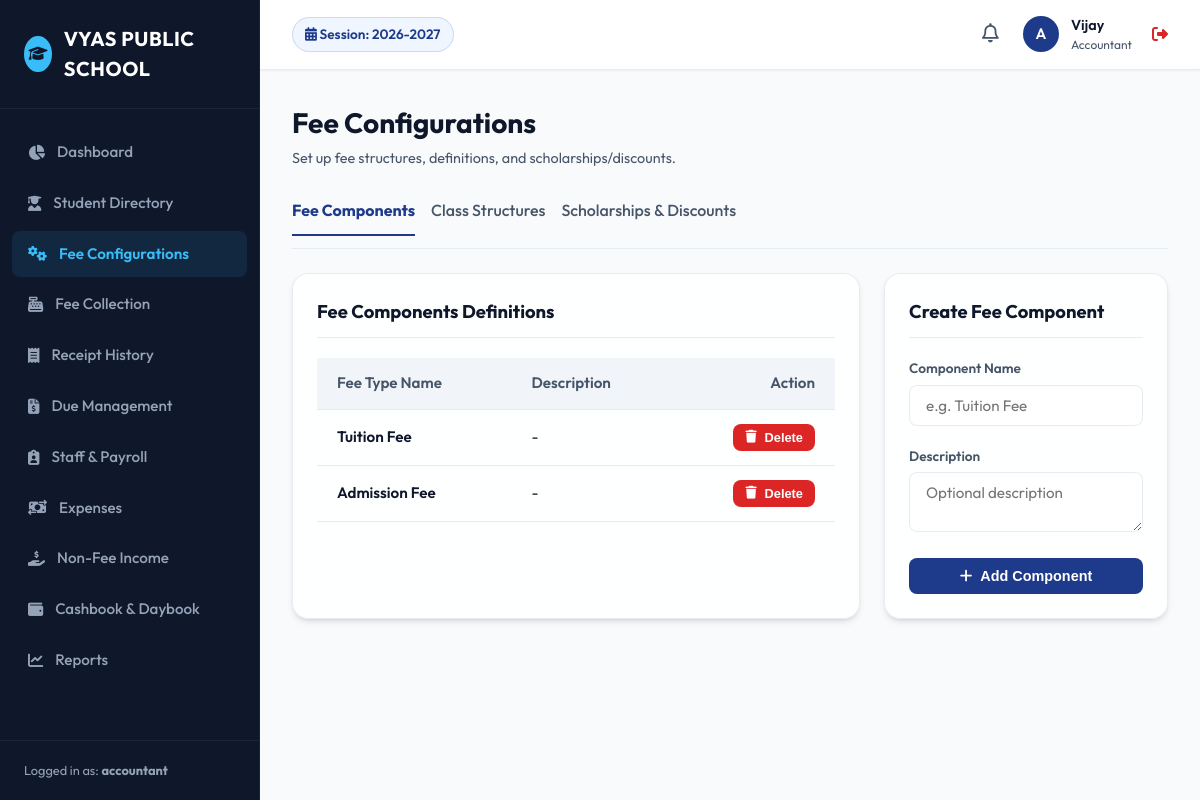
Screenshot of /fees/fee-types/ (signed in) with the database file from the repository.
### users/models.py (models this page shows, shortened)
class User(AbstractUser, SoftDeleteModel):
    SUPER_ADMIN = 'SUPER_ADMIN'
    SCHOOL_ADMIN = 'SCHOOL_ADMIN'
    ACCOUNTANT = 'ACCOUNTANT'
    PRINCIPAL = 'PRINCIPAL'
    TEACHER = 'TEACHER'
    RECEPTIONIST = 'RECEPTIONIST'
    ROLE_CHOICES = [
        (SUPER_ADMIN, 'Super Admin'),
        (SCHOOL_ADMIN, 'School Admin'),
        (ACCOUNTANT, 'Accountant'),
        (PRINCIPAL, 'Principal'),
        (TEACHER, 'Teacher'),
        (RECEPTIONIST, 'Receptionist'),
    ]
    role = models.CharField(max_length=20, choices=ROLE_CHOICES, default=SCHOOL_ADMIN)
    mobile = models.CharField(max_length=15, blank=True, null=True)
    objects = SoftDeleteUserManager()
    def is_school_admin(self):
        return self.role in [self.SUPER_ADMIN, self.SCHOOL_ADMIN]
    def is_accountant(self):
        return self.role in [self.SUPER_ADMIN, self.ACCOUNTANT]

### academics/models.py (models this page shows, shortened)
class AcademicSession(SoftDeleteModel):
    name = models.CharField(max_length=20, unique=True, help_text="e.g. 2026-2027")
    start_date = models.DateField()
    end_date = models.DateField()
    is_active = models.BooleanField(default=False)
    class Meta:
        ordering = ['-start_date']

### fees/models.py (models this page shows, shortened)
class FeeType(SoftDeleteModel):
    name = models.CharField(max_length=100, unique=True)
    description = models.TextField(blank=True, null=True)

### fees/views.py (the view)
# urls.py: path('fee-types/', views.fee_type_list, name='fee_type_list'),
@login_required
@accountant_only
def fee_type_list(request):
    fee_types = FeeType.objects.all()
    if request.method == 'POST':
        form = FeeTypeForm(request.POST)
        if form.is_valid():
            ft = form.save()
            log_activity(request.user, "CREATE_FEE_TYPE", {"fee_type": ft.name})
            messages.success(request, f"Fee Type '{ft.name}' created successfully.")
            return redirect('fee_type_list')
    else:
        form = FeeTypeForm()
    return render(request, 'fees/fee_type_list.html', {'fee_types': fee_types, 'form': form})

### fees/forms.py
class FeeTypeForm(forms.ModelForm):
    class Meta:
        model = FeeType
        fields = ['name', 'description']
        widgets = {
            'name': forms.TextInput(attrs={'class': 'form-control', 'placeholder': 'e.g. Tuition Fee'}),
            'description': forms.Textarea(attrs={'class': 'form-control', 'rows': 2, 'placeholder': 'Optional description'}),
        }

### academics/context_processors.py (called while the page is built)
def academic_session_processor(request):
    try:
        active_session = AcademicSession.objects.get(is_active=True)
    except AcademicSession.DoesNotExist:
        active_session = AcademicSession.objects.order_by('-start_date').first()
    except AcademicSession.MultipleObjectsReturned:
        active_session = AcademicSession.objects.filter(is_active=True).first()
    return {
        'ACTIVE_SESSION': active_session,
        'ALL_SESSIONS': AcademicSession.objects.all()
    }

### core/models.py (called while the page is built)
    def get_queryset(self):
        return SoftDeleteQuerySet(self.model, using=self._db).filter(is_deleted=False)

### users/models.py (called while the page is built)
    def get_queryset(self):
        return SoftDeleteQuerySet(self.model, using=self._db).filter(is_deleted=False)

### templates/fees/fee_type_list.html (shortened to what this page needs)
{% extends 'base.html' %}
{% block content %}
<div class="page-header">
    <div class="page-title">
        <h1>Fee Configurations</h1>
        <p>Set up fee structures, definitions, and scholarships/discounts.</p>
    </div>
</div>
<div style="display: flex; gap: 16px; margin-bottom: 24px; border-bottom: 1px solid var(--border-color); padding-bottom: 12px;">
    <a href="{% url 'fee_type_list' %}" style="font-weight: 700; color: var(--primary); border-bottom: 2px solid var(--primary); padding-bottom: 12px;">Fee Components</a>
    <a href="{% url 'class_fee_list' %}" style="font-weight: 500; color: var(--text-secondary); padding-bottom: 12px;">Class Structures</a>
    <a href="{% url 'student_discount_list' %}" style="font-weight: 500; color: var(--text-secondary); padding-bottom: 12px;">Scholarships & Discounts</a>
</div>
<div style="display: grid; grid-template-columns: 2fr 1fr; gap: 24px;">
    <div class="glass-panel">
        <div class="panel-header">
            <h2>Fee Components Definitions</h2>
        </div>
        <div class="table-responsive">
            <table class="custom-table">
                <thead>
                    <tr>
                        <th>Fee Type Name</th>
                        <th>Description</th>
                        <th style="text-align: right;">Action</th>
                    </tr>
                </thead>
                <tbody>
                    {% for ft in fee_types %}
                    <tr>
                        <td style="font-weight: 600;">{{ ft.name }}</td>
                        <td>{{ ft.description|default:"-" }}</td>
                        <td style="text-align: right;">
                            <form method="POST" action="{% url 'fee_type_delete' ft.pk %}" style="display: inline;" onsubmit="return confirm('Deleting a fee component will hide it from future configurations. Proceed?');">
                                <button type="submit" class="btn btn-danger btn-sm">
                                    <i class="fa-solid fa-trash"></i> Delete
                                </button>
                            </form>
                        </td>
                    </tr>
                    {% empty %}
                    <tr>
                        <td colspan="3" style="text-align: center; color: var(--text-secondary); padding: 20px;">No fee components configured yet.</td>
                    </tr>
                    {% endfor %}
                </tbody>
            </table>
        </div>
    </div>
    <div>
        <div class="glass-panel">
            <div class="panel-header">
                <h2>Create Fee Component</h2>
            </div>
            <form method="POST">
                <div class="form-group">
                    <label for="{{ form.name.id_for_label }}">Component Name</label>
                    {{ form.name }}
                </div>
                <div class="form-group">
                    <label for="{{ form.description.id_for_label }}">Description</label>
                    {{ form.description }}
                </div>
                <button type="submit" class="btn btn-primary" style="width: 100%; justify-content: center;">
                    <i class="fa-solid fa-plus"></i> Add Component
                </button>
            </form>
        </div>
    </div>
</div>
{% endblock %}

### templates/base.html (shortened to what this page needs)
{% load static %}
<!DOCTYPE html>
<html lang="en">
<head>
    <link rel="stylesheet" href="https://cdnjs.cloudflare.com/ajax/libs/font-awesome/6.4.0/css/all.min.css">
    <link rel="stylesheet" href="{% static 'css/styles.css' %}">
</head>
<body>
    <div class="app-container">
        <aside class="sidebar">
            <div class="sidebar-header">
                <div class="user-avatar" style="background-color: var(--sidebar-active); color: var(--sidebar-bg);">
                    <i class="fa-solid fa-graduation-cap"></i>
                </div>
                <div class="sidebar-logo">VYAS PUBLIC SCHOOL</div>
            </div>
            <ul class="sidebar-menu">
                <li class="menu-item {% if request.resolver_match.url_name == 'dashboard' %}active{% endif %}">
                    <a href="{% url 'dashboard' %}">
                        <i class="fa-solid fa-chart-pie"></i>
                        <span>Dashboard</span>
                    </a>
                </li>
                <li class="menu-item {% if 'students' in request.path %}active{% endif %}">
                    <a href="{% url 'student_list' %}">
                        <i class="fa-solid fa-user-graduate"></i>
                        <span>Student Directory</span>
                    </a>
                </li>
                {% if request.user.is_accountant or request.user.is_school_admin %}
                <li class="menu-item {% if 'fees' in request.path and 'collect' not in request.path and 'receipts' not in request.path and 'dues' not in request.path %}active{% endif %}">
                    <a href="{% url 'fee_type_list' %}">
                        <i class="fa-solid fa-gears"></i>
                        <span>Fee Configurations</span>
                    </a>
                </li>
                <li class="menu-item {% if 'fees/collect' in request.path %}active{% endif %}">
                    <a href="{% url 'fee_collection_dashboard' %}">
                        <i class="fa-solid fa-cash-register"></i>
                        <span>Fee Collection</span>
                    </a>
                </li>
                <li class="menu-item {% if 'fees/receipts' in request.path %}active{% endif %}">
                    <a href="{% url 'receipt_history' %}">
                        <i class="fa-solid fa-receipt"></i>
                        <span>Receipt History</span>
                    </a>
                </li>
                <li class="menu-item {% if 'fees/dues' in request.path %}active{% endif %}">
                    <a href="{% url 'due_report' %}">
                        <i class="fa-solid fa-file-invoice-dollar"></i>
                        <span>Due Management</span>
                    </a>
                </li>
                {% endif %}
                {% if request.user.role == 'SUPER_ADMIN' or request.user.role == 'SCHOOL_ADMIN' or request.user.role == 'PRINCIPAL' or request.user.is_accountant %}
                <li class="menu-item {% if 'staff' in request.path or 'salar' in request.path %}active{% endif %}">
                    <a href="{% url 'staff_list' %}">
                        <i class="fa-solid fa-clipboard-user"></i>
                        <span>Staff & Payroll</span>
                    </a>
                </li>
                {% endif %}
                {% if request.user.is_accountant or request.user.is_school_admin %}
                <li class="menu-item {% if 'finance/expense' in request.path %}active{% endif %}">
                    <a href="{% url 'expense_list' %}">
                        <i class="fa-solid fa-money-bill-transfer"></i>
                        <span>Expenses</span>
                    </a>
                </li>
                <li class="menu-item {% if 'finance/income' in request.path %}active{% endif %}">
                    <a href="{% url 'income_list' %}">
                        <i class="fa-solid fa-hand-holding-dollar"></i>
                        <span>Non-Fee Income</span>
                    </a>
                </li>
                <li class="menu-item {% if 'daybook' in request.path or 'cashbook' in request.path %}active{% endif %}">
                    <a href="{% url 'daybook' %}">
                        <i class="fa-solid fa-wallet"></i>
                        <span>Cashbook & Daybook</span>
                    </a>
                </li>
                {% endif %}
                <li class="menu-item {% if 'reports' in request.path %}active{% endif %}">
                    <a href="{% url 'reports_dashboard' %}">
                        <i class="fa-solid fa-chart-line"></i>
                        <span>Reports</span>
                    </a>
                </li>
            </ul>
            <div class="sidebar-footer">
                Logged in as: <strong>{{ request.user.username }}</strong>
            </div>
        </aside>
        <main class="main-wrapper">
            <header class="main-header">
                <div class="header-left">
                    <div class="session-indicator">
                        <i class="fa-solid fa-calendar-days"></i>
                        Session: {{ ACTIVE_SESSION.name|default:"None Configured" }}
                    </div>
                </div>
                <div class="header-right">
                    <div class="notification-bell">
                        <i class="fa-regular fa-bell" style="font-size: 1.2rem; cursor: pointer; color: var(--text-secondary);"></i>
                    </div>
                    <div class="user-profile" onclick="location.href='{% url 'logout' %}'" title="Click to Logout">
                        <div class="user-avatar">
                            {{ request.user.username|slice:":1"|upper }}
                        </div>
                        <div class="user-info">
                            <div class="user-name">{{ request.user.first_name|default:request.user.username }}</div>
                            <div class="user-role">{{ request.user.get_role_display }}</div>
                        </div>
                        <i class="fa-solid fa-right-from-bracket" style="color: var(--danger); margin-left: 8px;"></i>
                    </div>
                </div>
            </header>
            <div class="content-body">
                {% block content %}{% endblock %}
            </div>
        </main>
    </div>
</body>
</html>

### rows the page displays
User: user.username "accountant", user.username "A", user.first_name "Vijay", user.role "Accountant"
AcademicSession: name "2026-2027"
FeeType: name "Tuition Fee", description "-"
FeeType: name "Admission Fee", description "-"
